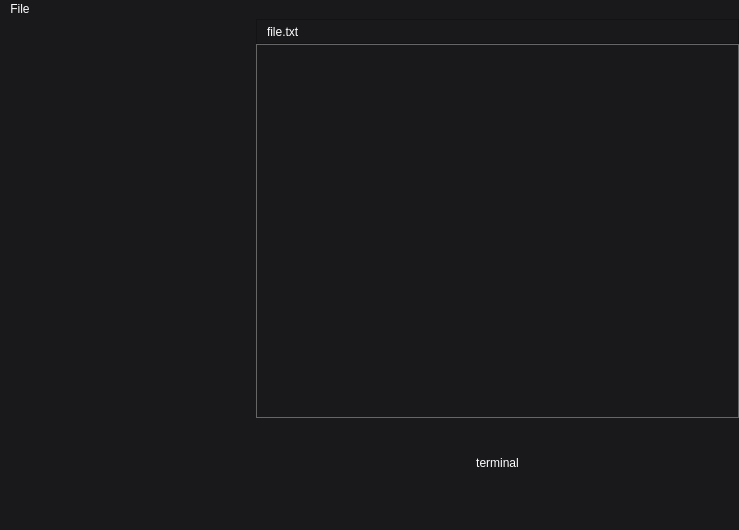
<?xml version="1.0" encoding="UTF-8"?>
<ui version="4.0">
 <class>MainWindow</class>
 <widget class="QMainWindow" name="MainWindow">
  <property name="geometry">
   <rect>
    <x>0</x>
    <y>0</y>
    <width>739</width>
    <height>530</height>
   </rect>
  </property>
  <property name="windowTitle">
   <string>My Code Editor</string>
  </property>
  <property name="styleSheet">
   <string notr="true">background-color: #19191c;
color: white;</string>
  </property>
  <widget class="QWidget" name="centralwidget">
   <layout class="QGridLayout" name="gridLayout_main">
    <property name="leftMargin">
     <number>0</number>
    </property>
    <property name="topMargin">
     <number>0</number>
    </property>
    <property name="rightMargin">
     <number>0</number>
    </property>
    <property name="bottomMargin">
     <number>0</number>
    </property>
    <property name="spacing">
     <number>0</number>
    </property>
    <item row="0" column="0" rowspan="3">
     <widget class="QTreeWidget" name="file_list">
      <property name="sizePolicy">
       <sizepolicy hsizetype="Preferred" vsizetype="Expanding">
        <horstretch>0</horstretch>
        <verstretch>0</verstretch>
       </sizepolicy>
      </property>
      <property name="minimumSize">
       <size>
        <width>200</width>
        <height>0</height>
       </size>
      </property>
      <property name="maximumSize">
       <size>
        <width>300</width>
        <height>16777215</height>
       </size>
      </property>
      <property name="styleSheet">
       <string notr="true">border: none;</string>
      </property>
      <property name="headerHidden">
       <bool>true</bool>
      </property>
      <column>
       <property name="text">
        <string notr="true">1</string>
       </property>
      </column>
     </widget>
    </item>
    <item row="0" column="1">
     <widget class="QFrame" name="titleArea_16">
      <property name="sizePolicy">
       <sizepolicy hsizetype="Expanding" vsizetype="Fixed">
        <horstretch>0</horstretch>
        <verstretch>0</verstretch>
       </sizepolicy>
      </property>
      <property name="minimumSize">
       <size>
        <width>0</width>
        <height>25</height>
       </size>
      </property>
      <property name="maximumSize">
       <size>
        <width>16777215</width>
        <height>25</height>
       </size>
      </property>
      <property name="frameShape">
       <enum>QFrame::StyledPanel</enum>
      </property>
      <property name="frameShadow">
       <enum>QFrame::Raised</enum>
      </property>
      <layout class="QHBoxLayout" name="horizontalLayout">
       <property name="leftMargin">
        <number>10</number>
       </property>
       <property name="topMargin">
        <number>2</number>
       </property>
       <property name="rightMargin">
        <number>10</number>
       </property>
       <property name="bottomMargin">
        <number>2</number>
       </property>
       <item>
        <widget class="QLabel" name="filename_label">
         <property name="sizePolicy">
          <sizepolicy hsizetype="Expanding" vsizetype="Preferred">
           <horstretch>0</horstretch>
           <verstretch>0</verstretch>
          </sizepolicy>
         </property>
         <property name="styleSheet">
          <string notr="true">color: white;</string>
         </property>
         <property name="text">
          <string>file.txt</string>
         </property>
        </widget>
       </item>
      </layout>
     </widget>
    </item>
    <item row="1" column="1">
     <widget class="QTextEdit" name="code_input">
      <property name="sizePolicy">
       <sizepolicy hsizetype="Expanding" vsizetype="Expanding">
        <horstretch>0</horstretch>
        <verstretch>0</verstretch>
       </sizepolicy>
      </property>
      <property name="styleSheet">
       <string notr="true">background-color: #19191c;
color: #d4d4d4;
border: 1px solid #666;</string>
      </property>
     </widget>
    </item>
    <item row="2" column="1">
     <widget class="QWidget" name="widget" native="true">
      <property name="sizePolicy">
       <sizepolicy hsizetype="Expanding" vsizetype="Fixed">
        <horstretch>0</horstretch>
        <verstretch>0</verstretch>
       </sizepolicy>
      </property>
      <property name="minimumSize">
       <size>
        <width>0</width>
        <height>90</height>
       </size>
      </property>
      <property name="maximumSize">
       <size>
        <width>16777215</width>
        <height>150</height>
       </size>
      </property>
      <layout class="QVBoxLayout" name="verticalLayout">
       <property name="spacing">
        <number>0</number>
       </property>
       <property name="leftMargin">
        <number>0</number>
       </property>
       <property name="topMargin">
        <number>0</number>
       </property>
       <property name="rightMargin">
        <number>0</number>
       </property>
       <property name="bottomMargin">
        <number>0</number>
       </property>
       <item>
        <widget class="QLabel" name="terminalLabel">
         <property name="styleSheet">
          <string notr="true">color: white;</string>
         </property>
         <property name="text">
          <string>terminal</string>
         </property>
         <property name="alignment">
          <set>Qt::AlignCenter</set>
         </property>
        </widget>
       </item>
      </layout>
     </widget>
    </item>
   </layout>
  </widget>
  <widget class="QMenuBar" name="menubar">
   <property name="geometry">
    <rect>
     <x>0</x>
     <y>0</y>
     <width>739</width>
     <height>21</height>
    </rect>
   </property>
   <widget class="QMenu" name="menuFile">
    <property name="mouseTracking">
     <bool>true</bool>
    </property>
    <property name="title">
     <string>File</string>
    </property>
    <addaction name="actionNew"/>
    <addaction name="actionSave"/>
    <addaction name="actionOpen"/>
    <addaction name="actionExit"/>
   </widget>
   <addaction name="menuFile"/>
  </widget>
  <widget class="QStatusBar" name="statusbar"/>
  <action name="actionOpen_Folder">
   <property name="text">
    <string>Open Folder</string>
   </property>
  </action>
  <action name="actionSave">
   <property name="text">
    <string>Save</string>
   </property>
  </action>
  <action name="actionOpen">
   <property name="text">
    <string>Open</string>
   </property>
  </action>
  <action name="actionNew">
   <property name="text">
    <string>New</string>
   </property>
  </action>
  <action name="actionExit">
   <property name="text">
    <string>Exit</string>
   </property>
  </action>
 </widget>
 <resources/>
 <connections/>
</ui>
